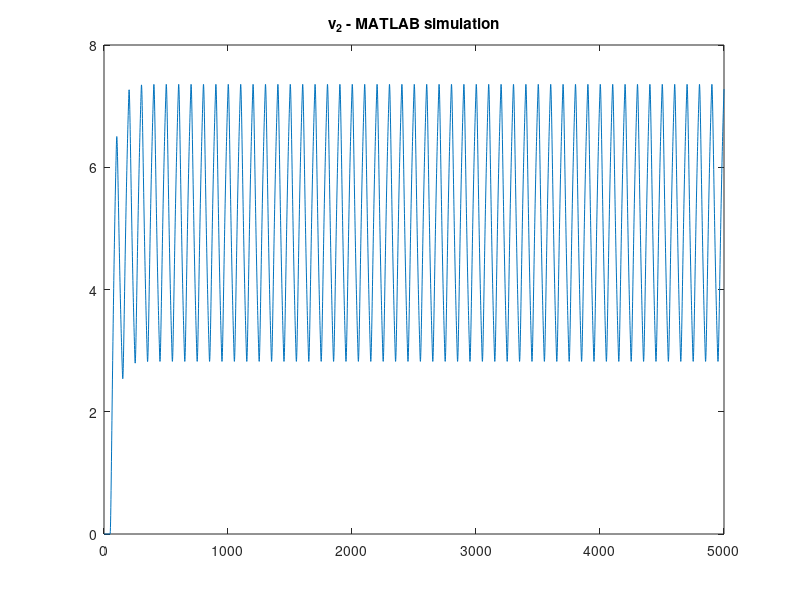

MATLAB code to generate this figure:
close all;
clc;
%converting L and C components to parrallel resistor  and current source

T = 1/10000; %sampling time
tsw = 1/100; % switching frequency
D = .5; % duty ratio

L = 50/1000;
C = 50/1000000;
R = 10;

A = [   T/(2*L)      ,  -T/(2*L)                  ,   1   ;...
        -T/(2*L)     ,  ((T/2*L)+ (2*C)/T +1/R)   ,   0   ;...
        1            ,  0                         ,   0    ];

%A_b = inv(A); 

%switch open at t=0
v_1 = 0;
v_2 = 0;
I_E = 0;

I_L = 0;
I_C = 0;
E_val = 10;


N = 50;              %switchings
sampling = tsw/T;    %sampling per switching period
on_time = sampling*D;        %switch close time

v1_vect = [];
v2_vect = [];
Ie_vect = [];

for i = (1:N)
    for j = (1:sampling)
        
        if(j<on_time) % switching
            E = 0;
        else
            E = E_val;
        end
        
        I_L = I_L  + (v_1-v_2)*T/L;
        I_C = -I_C + 4*v_2*C/T;
        
        z = [-I_L  ;  I_L+I_C  ; E];
        
        temp = A \ z;
        v_1 = temp(1);
        v_2 = temp(2);
        I_E = temp(3);
        v1_vect = [v1_vect v_1];
        v2_vect = [v2_vect v_2];  
        Ie_vect = [Ie_vect I_E];
        
        
    
    end
end
x = [v1_vect; v2_vect; Ie_vect];

%plot(x(1,1:length(v1_vect)));
%title('v_1');

%figure ;
plot(x(2,1:length(v1_vect)));
title('v_2 - MATLAB simulation');

%figure ;
%plot(x(3,1:length(v1_vect)));
%title('I_E');




